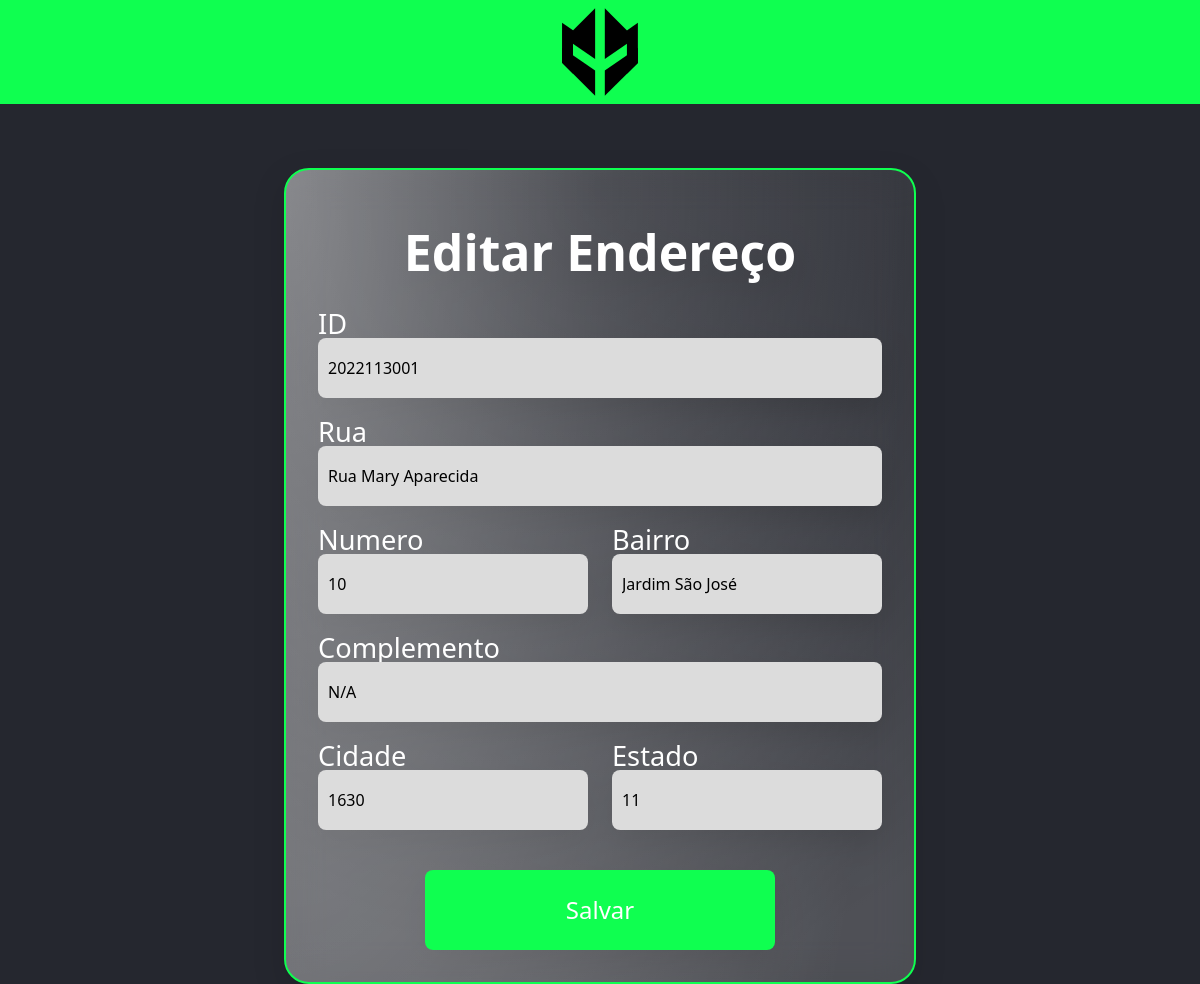
The app's page /Endereco/Update.php?id=2022113001 with its own data.
### tables this page shows
CREATE TABLE endereco (
  id INTEGER NOT NULL,
  rua VARCHAR(100),
  numero VARCHAR(20),
  bairro VARCHAR(50),
  complemento VARCHAR(100),
  cidade INTEGER,
  estado INTEGER,
  PRIMARY KEY (id)
);

### Endereco/Update.php (the view, shortened to what this page needs)
<!DOCTYPE html>
<html lang="pt-BR">
<head>
    <link rel="stylesheet" href="../css/style.css">
    <link href="https://cdn.jsdelivr.net/npm/bootstrap@5.2.2/dist/css/bootstrap.min.css" rel="stylesheet">
</head>
<body>
    <header>
        <a href="../index.html">
            <img src="../img/Logo.svg" alt="Loga do time Imperial eSports">
        </a>
    </header>
    <?php
      include_once("../db/connectDB.php");
      if(isset($_GET['id'])){
        $sql = "SELECT * FROM Endereco WHERE id = ".$_REQUEST['id'];
        $res = $conn->query($sql);
        $row = $res->fetch_object();
      }
    ?>
    <main>
        <div class="conteudo medio text-center">
            <h1 class="titulo">Editar Endereço</h1>
            <form action="./Actions.php" method="post">
                <div class="row">
                    <div class="col">
                        <label for="id">ID</label>
                        <input type="text" name="id" value="<?php print $row->id ?>" minlength="5" maxlength="11">
                    </div>
                </div>
                <div class="row">
                    <div class="col">
                        <label for="rua">Rua</label>
                        <input type="text" name="rua" value="<?php print $row->rua ?>" minlength="5" maxlength="100">
                    </div>
                </div>
                <div class="row">
                    <div class="col">
                        <label for="num">Numero</label>
                        <input type="text" name="num" value="<?php print $row->numero ?>" minlength="1" maxlength="20">
                    </div>
                    <div class="col">
                        <label for="bairro">Bairro</label>
                        <input type="text" name="bairro" value="<?php print $row->bairro ?>" minlength="5" maxlength="50">
                    </div>
                </div>
                <div class="row">
                    <div class="col">
                        <label for="complemento">Complemento</label>
                        <input type="text" name="complemento" value="<?php print $row->complemento ?>" minlength="0" maxlength="100">
                    </div>
                </div>
                <div class="row">
                    <div class="col">
                        <label for="cidade">Cidade</label>
                        <input type="text" name="cidade" value="<?php print $row->cidade ?>">
                    </div>
                    <div class="col">
                        <label for="estado">Estado</label>
                        <input type="text" name="estado" value="<?php print $row->estado ?>">
                    </div>
                </div>
                <div class="row">
                    <div class="col">
                        <input type="submit" value="Salvar">
                    </div>
                </div>
            </form>
        </div>
    </main>
</body>
</html>

### css/style.css (style rules this page uses)
* { margin: 0; padding: 0; box-sizing: border-box; }
body { background-color: #25272F !important; color: #FFF !important; font-family: 'Roboto', sans-serif; height: 100vh; max-width: 100vw; }
header { background-color: #0FFF50; height: 6.5rem; display: flex; justify-content: center; align-items: center; }
header img { height: 6rem; }
.conteudo { background: radial-gradient(97.66% 97.66% at 50% 2.34%, rgba(255, 255, 255, 0) 0%, rgba(255, 255, 255, 0.2) 100%), radial-gradient(97.57% 210.75% at 0.9% 2.98%, rgba(255, 255, 255, 0.4) 0%, rgba(255, 255, 255, 0) 100%); filter: drop-shadow(0px 11px 14px rgba(0, 0, 0, 0.25)); backdrop-filter: blur(21px); border-radius: 25px; border: 2px solid #0FFF50; padding: 2rem; color: #FFF; }
.medio { margin: 4rem auto; min-height: 46.875rem; width: 39.5rem; }
.titulo { margin-top: 1.25rem; text-align: center; font-size: 3.125rem; font-weight: 600; }
.conteudo label { width: 100%; margin: 1.25rem 0 0 0; font-size: 1.7rem; line-height: 28px; display: flex; }
.conteudo input, .conteudo textarea { padding: 0 0.625rem; width: 100%; height: 3.75rem; background-color: #DCDCDC; border: none; border-radius: 8px; }
.conteudo input[type="submit"] { background-color: #0FFF50; height: 5rem; width: 21.875rem; color: #FFF; font-size: 24px; font-weight: 500; display: flex; justify-content: center; align-items: center; margin: 0 auto; margin-top: 40px; cursor: pointer; transition-delay: 50ms; }

### records on screen
endereco: id "2022113001", rua "Rua Mary Aparecida", num "10", bairro "Jardim São José", complemento "N/A", cidade "1630", estado "11"
